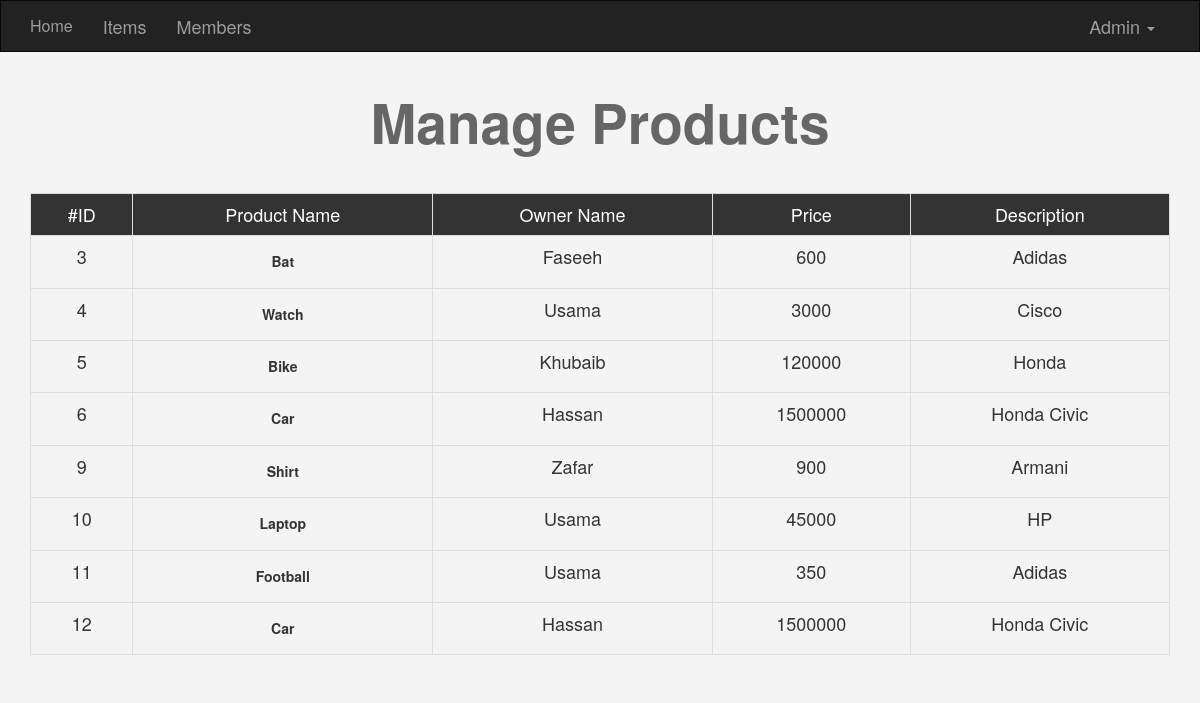
The page /items.php on the database its author committed.
### tables this page shows
CREATE TABLE IF NOT EXISTS `product` (
  `id` int(6) NOT NULL AUTO_INCREMENT,
  `oname` varchar(30) NOT NULL,
  `userId` int(11) DEFAULT NULL,
  `pname` varchar(20) NOT NULL,
  `price` int(5) NOT NULL,
  `description` varchar(100) NOT NULL,
  `path` varchar(100) NOT NULL,
  `path2` varchar(100) NOT NULL,
  `path3` varchar(100) NOT NULL,
  `path4` varchar(100) NOT NULL,
  `category` varchar(50) NOT NULL,
  `cat_ID` int(11) NOT NULL,
  `member_ID` int(11) NOT NULL,
  `date` date NOT NULL,
  PRIMARY KEY (`id`),
  KEY `userId` (`userId`)
);

### items.php (the view, shortened to what this page needs)
<?php
  include 'init.php';
    $query =$db->prepare("SELECT *FROM product");
  $query->execute();
  $records = $query->fetchAll();
  ?>
  <!DOCTYPE html>
  <html>
  <head></head>
  <body>
  <h1 class="text-center">Manage Products</h1>
  <div class="container">
    <div class="table-responsive">
      <table class="table text-center table-bordered">
        <tr>
          <td>#ID</td>
          <td>Product Name</td>
          <td>Owner Name</td>
          <td>Price</td>
          <td>Description</td>
        </tr>
        <?php
            foreach ($records as $record) {
        ?>
                  <tr>
                 <td>
<?php echo $record['id']; ?>
                </td>
                <td>
                    <h5><strong><?php echo $record['pname']; ?></strong></h5>
                </td>
                <td><?php echo $record['oname']; ?></td>
                <td>
                   <?php echo $record['price']; ?>
                </td>
                <td><?php echo $record['description']; ?></td>
                          </tr>
           <?php
            }
        ?>
</table>
</body>
</html>

### includes/templates/header.php (shortened to what this page needs)
<!DOCTYPE html>
<html>
  <head>
    <link rel="stylesheet" href="layout/css/bootstrap.min.css" />
    <link rel="stylesheet" href="layout/css/font.css" />
    <link rel="stylesheet" type="text/css" href="layout/css/font-awesome.css">
    <link rel="stylesheet" href="layout/css/backend.css" />
  </head>
<body>

### init.php (shortened to what this page needs)
<?php
$calltp = 'includes/templates/';
  include $calltp . 'header.php';
if(!isset($nonavbar))  {include $calltp . 'navbar.php';}

### includes/templates/navbar.php (shortened to what this page needs)
<nav class="navbar navbar-inverse">
  <div class="container">
    <div class="navbar-header">
      <a class="navbar-brand" href="dashboard.php">Home</a>
    </div>
    <div class="collapse navbar-collapse" id="app-nav">
      <ul class="nav navbar-nav ">
        <li><a href="items.php">Items</a></li>
        <li><a href="members.php">Members</a></li>
      </ul>
      <ul class="nav navbar-nav navbar-right">
        <li class="dropdown">
          <a href="#" class="dropdown-toggle" data-toggle="dropdown" role="button" aria-haspopup="true" aria-expanded="false">Admin <span class="caret"></span></a>
        </li>
      </ul>
    </div>
  </div>
</nav>

### css/backend.css (style rules this page uses)
body { background-color: #F4F4F4; font-size: 18px; }
.navbar { border-radius: 0; margin-bottom: 0; }
.navbar-brand { font-size: 16px; }
h1 { font-size: 55px; margin: 40px 0; font-weight: bold; color: #666; }
.table tr:first-child td { background-color: #333; color: #fff; }

### rows shown on the page
product: id "3", pname "Bat", oname "Faseeh", price "600", description "Adidas"
product: id "4", pname "Watch", oname "Usama", price "3000", description "Cisco"
product: id "5", pname "Bike", oname "Khubaib", price "120000", description "Honda"
product: id "6", pname "Car", oname "Hassan", price "1500000", description "Honda Civic"
product: id "9", pname "Shirt", oname "Zafar", price "900", description "Armani"
product: id "10", pname "Laptop", oname "Usama", price "45000", description "HP"
product: id "11", pname "Football", oname "Usama", price "350", description "Adidas"
product: id "12", pname "Car", oname "Hassan", price "1500000", description "Honda Civic"
